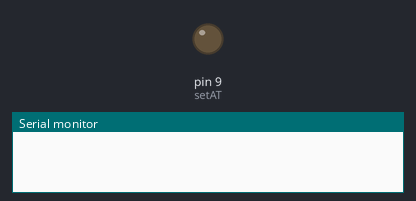
Recording of a sketch running on a simulated Arduino Uno, built with avr-gcc and run on an emulated ATmega328P. Parts: output pins drawn as LEDs (lit = HIGH), the last lines printed to the serial monitor.

Above: at 0.1 s.
At 1.1 s:
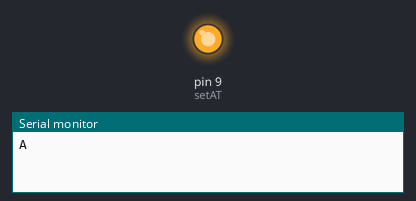
Timing chart, 0 to 2.6 s (numbered marks = the images above):
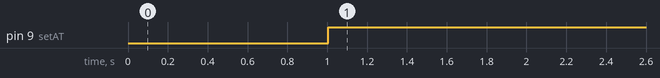

The sketch:

RemoteController.ino
```cpp
/*
 * 31/10/2019
 * Author: Shaswat Dharaiya
 * Contact: shaswat.dharaiya@gmail.com
 * Code for Main Remote Controller.
 * Works in Parellal with the code in Processing
*/
#include "Wire.h" // For I2C
#include <SoftwareSerial.h>
SoftwareSerial drone(10, 11); // HC-12 TX Pin, HC-12 rX Pin

//ignore
int setAT = 9,m;  //AT commands

String incommingString = "",outgoingString= "1000:1000:1000:1000:;";

int inDelay = 10, outDelay = 13;

void setup()
{
  Serial.begin(19200);
  drone.begin(38400);
  pinMode(setAT, OUTPUT);
  digitalWrite(setAT,LOW);
  delay(250);
  drone.print("AT+B38400");
  delay(250);
  drone.print("AT+C100");
  delay(250);
  drone.print("AT+RX");
  delay(250);
  digitalWrite(setAT,HIGH);
  drone.setTimeout(35);
  String out = "Starting Transmission";
  drone.print(out);
  establishContact();  // send a byte to establish contact until receiver responds
}

void loop()
{
  if (Serial.available() > 0)  // If data is available to read,
  {
    outgoingString = Serial.readStringUntil(';'); // read it and store it in val
    outgoingString += ";";
  }
  drone.print(outgoingString);
  delay(outDelay);

  incommingString = drone.readStringUntil(';');
  Serial.println(incommingString);    // Sending data to RC interface
  delay(inDelay);
}

void establishContact()
{
  while (Serial.available() <= 0)
  {
    Serial.println("A");   // send a capital A
    delay(300);
  }
}

void printmov()  //Ignore
{
  Serial.print(m);
  Serial.print("  ");
  switch(m)
  {
    case 1: Serial.println("1+"); //     1ST QUAD + means cw
            break;
    case 2:Serial.println("1-");  // 1ST QUAD - means ccw
            break;
    case 3:Serial.println("1 No yaw"); // 1ST QUAD No yaw
            break;
    case 4:Serial.println("2+");// 2ND QUAD + means cw
            break;
    case 5:Serial.println("2-");// 2ND QUAD - means ccw
            break;
    case 6:Serial.println("2 No yaw");  // 2ND QUAD No yaw
            break;
    case 7:Serial.println("3+");// 3RD QUAD + means cw
            break;
    case 8:Serial.println("3-");// 3RD QUAD - means cw
            break;
    case 9:Serial.println("3 No yaw");  // No yaw
            break;
    case 10:Serial.println("4+");// 4TH QUAD + means cw
            break;
    case 11:Serial.println("4-");// 4TH QUAD - means ccw
            break;
    case 12:Serial.println("4 No yaw");  // 4TH QUAD No yaw
            break;
    default:Serial.println("Unknown Error");
            break;
  }
}
```

Measured:
- by itself, pin 9 (setAT): LOW → HIGH at 1.0 s
